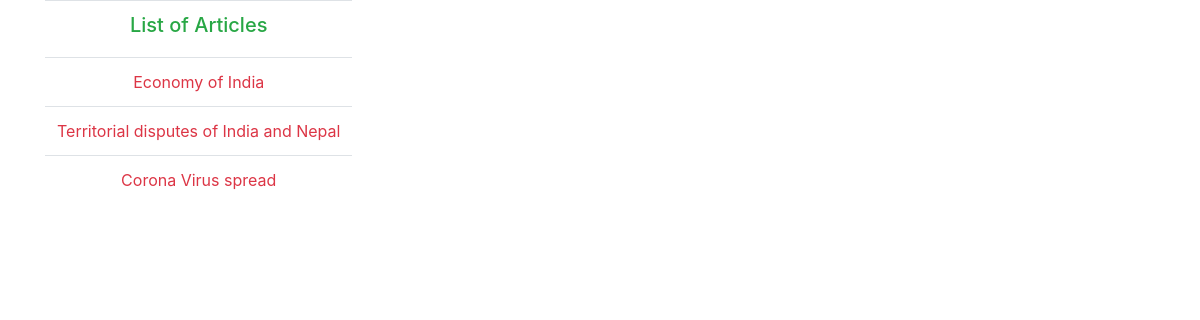
Page /listArticles.php on the committed database.
### tables this page shows
CREATE TABLE `article` (
  `id` int(11) NOT NULL,
  `articlename` varchar(50) DEFAULT NULL,
  `articlecontent` varchar(255) DEFAULT NULL,
  `imagepath` varchar(255) NOT NULL,
  `userid` int(11) NOT NULL
);

### listArticles.php (the view, shortened to what this page needs)
<?php
	include 'config.php';
 ?>
<!DOCTYPE html>
<html>
<head>
	<link rel="stylesheet" type="text/css" href="css/bootstrap.min.css">
</head>
<body>
	<div class="container">
		<div class="row">
			<div class="col-md-8">
				<table class="table table-responsive table-hover text-center">
					<tr>
						<td>
							<h5 class="text-success">List of Articles</h5>
						</td>
					</tr>
				<?php
					$query = mysqli_query($con, "SELECT * FROM article");
					while($row = mysqli_fetch_array($query)){
						$name = $row['articlename'];
						echo "<tr>
								<td class='text-danger '>$name</td>
							</tr>";
					}
				?>
				</table>
			</div>
		</div>
	</div>
</body>
</html>

### rows in the picture
article: articlename "Economy of India"
article: articlename "Territorial disputes of India and Nepal"
article: articlename "Corona Virus spread"
